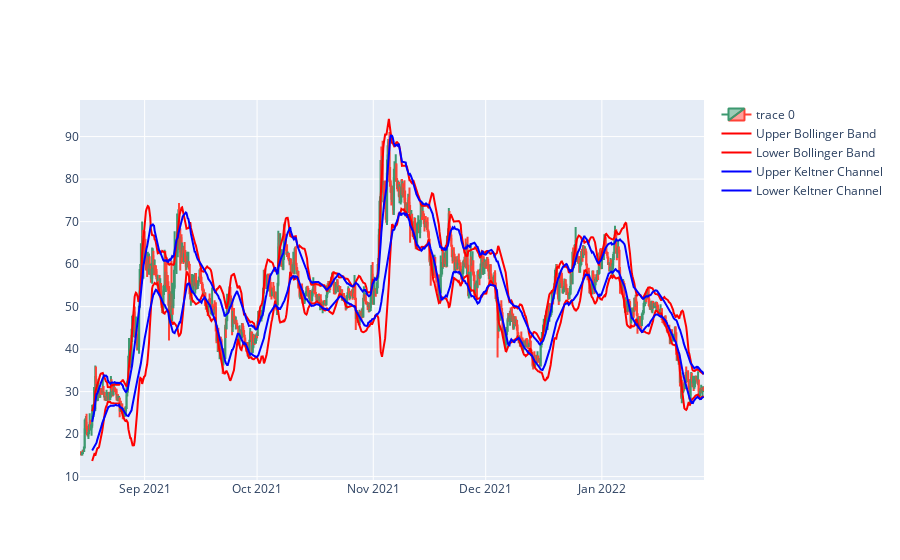

Write notebook code for a chart like this one.
### Code cell
df = dataframes['ARUSDT']
chart(df)

### Figure 1 — Plotly figure (JSON) as saved in the notebook; plotly's stock layout.template omitted (floating-point values rounded to 4 significant figures; data arrays with more than 128 entries replaced by an {"elided": "..."} marker saying what was removed)
{"data": [{"close": {"elided": "999 float values"}, "high": {"elided": "999 float values"}, "low": {"elided": "999 float values"}, "open": {"elided": "999 float values"}, "type": "candlestick", "x": {"elided": "999 str values"}}, {"line": {"color": "red"}, "name": "Upper Bollinger Band", "type": "scatter", "x": {"elided": "999 str values"}, "y": {"elided": "999 float values"}}, {"line": {"color": "red"}, "name": "Lower Bollinger Band", "type": "scatter", "x": {"elided": "999 str values"}, "y": {"elided": "999 float values"}}, {"line": {"color": "blue"}, "name": "Upper Keltner Channel", "type": "scatter", "x": {"elided": "999 str values"}, "y": {"elided": "999 float values"}}, {"line": {"color": "blue"}, "name": "Lower Keltner Channel", "type": "scatter", "x": {"elided": "999 str values"}, "y": {"elided": "999 float values"}}], "layout": {"xaxis": {"rangeslider": {"visible": false}}}}
